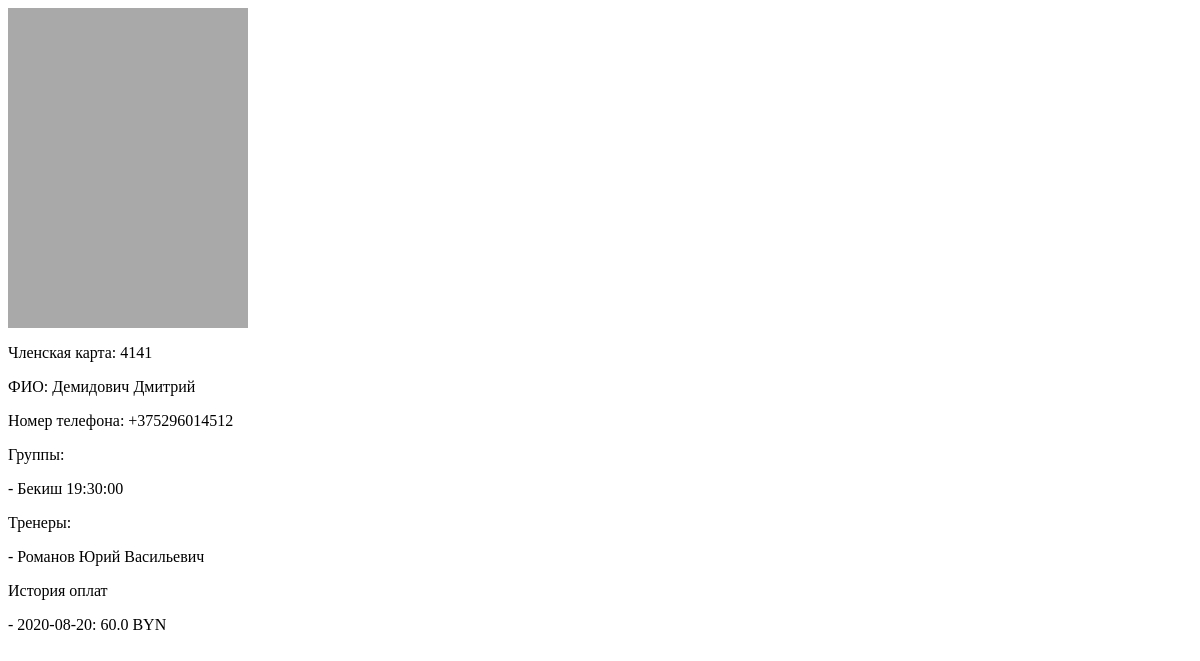
Screenshot of /client/1 with the database file from the repository.
### billing/models.py (models this page shows, shortened)
class Client(models.Model):
    member_card = models.CharField(verbose_name='Членская карта', max_length=4, blank=True, null=True)
    name = models.CharField(verbose_name='ФИО',max_length=50)
    tel_number = models.CharField(verbose_name='Номер телефона', max_length=20, blank=True, null=True)
    info = models.TextField(verbose_name='Дополнительная информация', null=True, blank=True)
    training_type_choices = [
        ('I', 'Индивидуал'),
        ('G', 'В группе'),
        ('B', 'Смешанный'),
    ]
    cl_type = models.CharField(verbose_name='Тип клиента', max_length=1, choices=training_type_choices, default='G')
    treners = models.ManyToManyField(Trener, verbose_name='Тренер', blank=True)
    groups = models.ManyToManyField(Group, verbose_name='Группа', blank=True)
    class Meta:
        verbose_name = 'Клиент'
        verbose_name_plural = 'Клиенты'

class Group(models.Model):
    gr_type_choices = [
        ('A', 'Взрослая'),
        ('C', 'Детская')
    ]
    sport_type_choices = [
        ('B', 'Классический бокс'),
        ('T', 'Тайский бокс'),
        ('W', 'Женская группа'),
        ('M', 'ММА')
    ]
    gr_type = models.CharField(verbose_name='Возраст', max_length=1, choices=gr_type_choices, default='A')
    sport_type = models.CharField(verbose_name='Тип', max_length=1, choices = sport_type_choices, default='T')
    time = models.TimeField(verbose_name='Время')
    trener = models.ForeignKey('Trener', verbose_name='Тренер', on_delete=models.PROTECT, null=True, blank=True)
    address = models.ForeignKey('Address', verbose_name='Зал', on_delete=models.PROTECT, null=True, blank=True)
    class Meta:
        verbose_name = 'Группа'
        verbose_name_plural = 'Группы'
    def __str__(self):
        name = self.trener.name.split()[0]
        return ' '.join([name, str(self.time)])

class Trener(models.Model):
    name = models.CharField(max_length=50, verbose_name = 'Имя')
    tel_number = models.CharField(max_length=20, verbose_name = 'Номер телефона')
    info = models.TextField(blank=True, null=False, verbose_name = 'Дополнительная информация')
    class Meta:
        verbose_name = 'Тренер'
        verbose_name_plural = 'Тренеры'
    def __str__(self):
        return self.name

class Payment(models.Model):
    client = models.ForeignKey(Client, on_delete=models.PROTECT, verbose_name='Плательщик')
    amount = models.FloatField(verbose_name='Сумма', default=60)
    payment_to_choices = [
        ('G', 'В группу'),
        ('I', 'Индивидуально')
    ]
    payment_type_choices = [
        ('O', 'Разовый платеж'),
        ('M', 'Месячный взнос')
    ]
    payment_to = models.CharField(max_length=1, choices=payment_to_choices, default='G', verbose_name='Направление оплаты')
    payment_type = models.CharField(max_length=1, choices=payment_type_choices, default='M', verbose_name='Тип оплаты')
    trener = models.ForeignKey(Trener, on_delete=models.PROTECT, verbose_name='Тренер', blank=True, null=True)
    group = models.ForeignKey(Group, on_delete=models.PROTECT, verbose_name='Группа', blank=True, null=True)
    date = models.DateField(verbose_name='Дата оплаты', default=timezone.now)
    def __str__(self):
        if self.trener:
            return f'{self.date}: {self.amount} BYN'
        return f'{self.date}: {self.amount} BYN'
    class Meta:
        verbose_name = 'Оплата'
        verbose_name_plural = 'Оплаты'

### billing/views.py (the view)
# urls.py: path('client/<int:id>', views.detail_client, name='detail_client'),
def detail_client(request, id):
    cli = Client.objects.get(id=id)
    groups = cli.groups.all()
    treners = cli.treners.all()
    payments = cli.payment_set.all()
    return render(request, 'billing/detail_client.html', {
        'client': cli,
        'groups': groups,
        'treners': treners,
        'payments': payments,
    })

### ChinukMaster/templates/billing/detail_client.html (shortened to what this page needs)
{% extends 'billing/base.html' %}
{% block content %}
    <div class="detail-photo">
    </div>
    <div class="detail-info">
        <p>Членская карта: {{client.member_card}}</p>
        <p>ФИО: {{client.name}}</p>
        <p>Номер телефона: {{client.tel_number}}</p>
        {% if client.cl_type == 'G' or client.cl_type == 'B' %}
            <p>Группы:</p>
            {% for group in groups %}
                <p> - {{group}}</p>
            {% endfor %}
        {% endif %}
        {% if client.cl_type == 'I' or client.cl_type == 'B' %}
            <p>Тренеры:</p>
            {% for trener in treners %}
                <p> - {{trener}}</p>
            {% endfor %}
        {% endif %}
    </div>
    <div class="payment-history">
        {% if payments %}
            <p>История оплат</p>
            {% for payment in payments %}
                <p> - {{payment}}</p>
            {% endfor %}
        {% endif %}
    </div>
{% endblock %}

### billing/static/billing.css (style rules this page uses)
.detail-photo { width: 240px; height: 320px; background-color: darkgrey; color: red; }

### rows the page displays
Client: member_card "4141", name "Демидович Дмитрий", tel_number "+375296014512"
Group: trener+time "Бекиш 19:30:00"
Trener: name "Романов Юрий Васильевич"
Payment: trener+date+amount "2020-08-20: 60.0 BYN"
